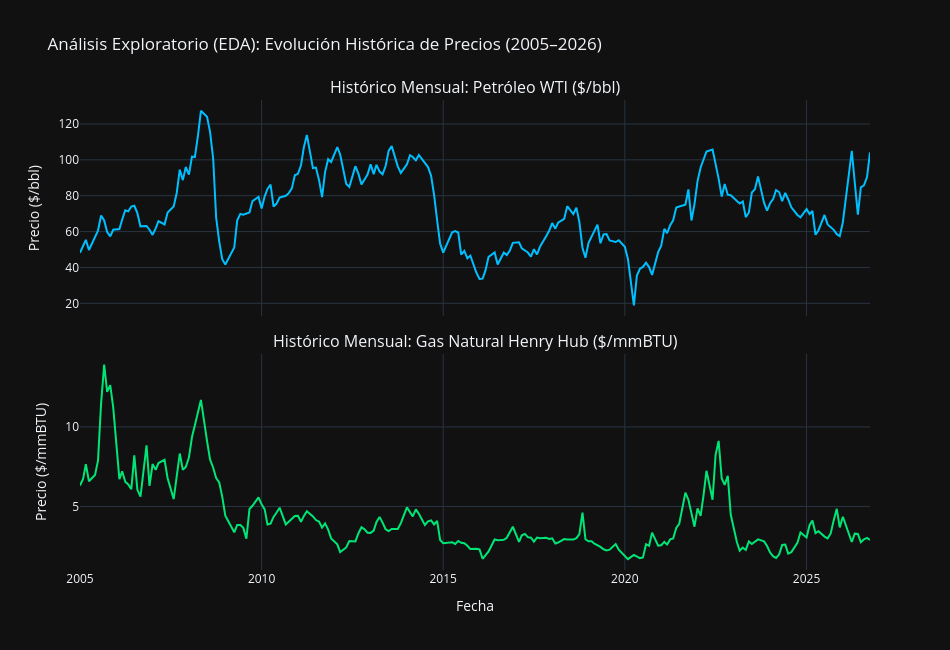

Source (notebook cell):
### Code cell
fig_eda = make_subplots(
    rows=2,
    cols=1,
    shared_xaxes=True,
    vertical_spacing=0.08,
    subplot_titles=(
        'Histórico Mensual: Petróleo WTI ($/bbl)',
        'Histórico Mensual: Gas Natural Henry Hub ($/mmBTU)',
    ),
)

# Serie histórica del Petróleo
fig_eda.add_trace(
    go.Scatter(
        x=df_prices.index,
        y=df_prices['Oil'],
        mode='lines',
        line=dict(color='#00bfff', width=2),
        name='Petróleo WTI ($/bbl)',
    ),
    row=1,
    col=1,
)

# Serie histórica del Gas Natural
fig_eda.add_trace(
    go.Scatter(
        x=df_prices.index,
        y=df_prices['Gas'],
        mode='lines',
        line=dict(color='#00e676', width=2),
        name='Gas Natural ($/mmBTU)',
    ),
    row=2,
    col=1,
)

fig_eda.update_yaxes(title_text='Precio ($/bbl)', row=1, col=1)
fig_eda.update_yaxes(title_text='Precio ($/mmBTU)', row=2, col=1)
fig_eda.update_xaxes(title_text='Fecha', row=2, col=1)

fig_eda.update_layout(
    title='Análisis Exploratorio (EDA): Evolución Histórica de Precios (2005–2026)',
    template='plotly_dark',
    width=950,
    height=650,
    hovermode='x unified',
    showlegend=False,
)

fig_eda.show()

### Figure 1 — Plotly figure (JSON) as saved in the notebook; plotly's stock layout.template omitted (floating-point values rounded to 4 significant figures; data arrays with more than 128 entries replaced by an {"elided": "..."} marker saying what was removed)
{"data": [{"line": {"color": "#00bfff", "width": 2}, "mode": "lines", "name": "Petróleo WTI ($/bbl)", "type": "scatter", "x": {"elided": "224 str values"}, "xaxis": "x", "y": {"elided": "224 float values"}, "yaxis": "y"}, {"line": {"color": "#00e676", "width": 2}, "mode": "lines", "name": "Gas Natural ($/mmBTU)", "type": "scatter", "x": {"elided": "224 str values"}, "xaxis": "x2", "y": {"elided": "224 float values"}, "yaxis": "y2"}], "layout": {"annotations": [{"font": {"size": 16}, "showarrow": false, "text": "Histórico Mensual: Petróleo WTI ($/bbl)", "x": 0.5, "xanchor": "center", "xref": "paper", "y": 1, "yanchor": "bottom", "yref": "paper"}, {"font": {"size": 16}, "showarrow": false, "text": "Histórico Mensual: Gas Natural Henry Hub ($/mmBTU)", "x": 0.5, "xanchor": "center", "xref": "paper", "y": 0.46, "yanchor": "bottom", "yref": "paper"}], "height": 650, "hovermode": "x unified", "showlegend": false, "title": {"text": "Análisis Exploratorio (EDA): Evolución Histórica de Precios (2005–2026)"}, "width": 950, "xaxis": {"anchor": "y", "domain": [0, 1], "matches": "x2", "showticklabels": false}, "xaxis2": {"anchor": "y2", "domain": [0, 1], "title": {"text": "Fecha"}}, "yaxis": {"anchor": "x", "domain": [0.54, 1], "title": {"text": "Precio ($/bbl)"}}, "yaxis2": {"anchor": "x2", "domain": [0, 0.46], "title": {"text": "Precio ($/mmBTU)"}}}}
